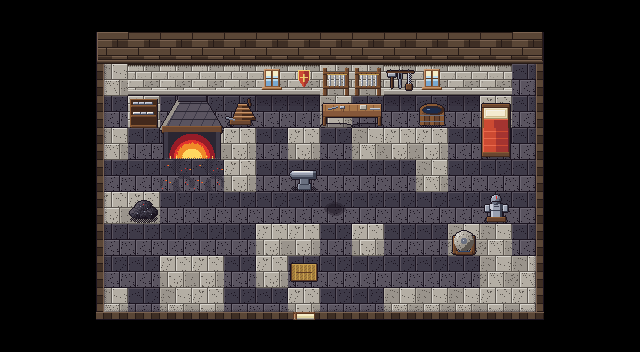

Rendered tile map (Tiled .tmx) drawn with the repository's tilesets; below, a short description and the full map source, tile grids included:
An orthogonal 20x11 tile map with 32x32 px tiles, 4 tile layers (Sol, Decor, Murs, Dessus) and 9 objects (3x Marqueur, 2x Spawn, 2x Ramassable, Sortie, StatueCorbeau).

<map version="1.10" tiledversion="1.12.2" orientation="orthogonal" renderorder="right-down" width="20" height="11" tilewidth="32" tileheight="32" infinite="0" nextlayerid="6" nextobjectid="10">
 <properties>
  <property name="camera" value="ecran" />
 </properties>
 <tileset firstgid="1" source="../tilesets/interieurs.tsx" />
 <layer id="1" name="Sol" width="20" height="11">
  <data encoding="csv">
0,0,0,0,0,0,0,0,0,0,0,0,0,0,0,0,0,0,0,0,
0,0,0,0,0,0,0,0,0,0,0,0,0,0,0,0,0,0,0,0,
0,0,0,6,12,5,12,12,6,5,12,12,12,5,12,12,12,0,0,0,
0,0,0,12,6,12,12,12,12,12,6,12,12,12,12,5,12,0,0,0,
0,0,0,6,12,12,5,5,12,5,12,6,5,5,12,12,12,0,0,0,
0,0,0,12,12,12,12,5,12,12,12,12,12,6,12,12,12,0,0,0,
0,0,0,5,5,12,12,12,12,12,12,12,12,12,12,12,12,0,0,0,
0,0,0,12,12,12,12,12,5,5,12,5,12,12,6,6,12,0,0,0,
0,0,0,12,12,5,5,12,5,12,12,12,12,12,12,6,6,0,0,0,
0,0,0,6,12,6,5,12,12,5,12,12,6,6,6,5,5,0,0,0,
0,0,0,0,0,0,0,0,0,0,0,0,0,0,0,0,0,0,0,0
</data>
 </layer>
 <layer id="2" name="Decor" width="20" height="11">
  <data encoding="csv">
0,0,0,0,0,0,0,0,0,0,0,0,0,0,0,0,0,0,0,0,
0,0,0,0,0,0,0,0,0,0,0,0,0,0,0,0,0,0,0,0,
0,0,0,0,0,0,0,0,0,0,0,0,0,0,0,0,0,0,0,0,
0,0,0,0,0,0,0,0,15,15,0,0,15,0,15,0,0,0,0,0,
0,0,0,0,0,0,0,0,0,0,0,0,0,0,0,0,0,0,0,0,
0,0,0,0,0,13,13,0,0,0,0,0,0,0,0,0,0,0,0,0,
0,0,0,0,0,0,0,0,0,0,198,0,0,0,0,0,0,0,0,0,
0,0,0,0,0,0,0,0,0,0,0,0,0,0,0,0,0,0,0,0,
0,0,0,0,0,0,0,0,0,194,0,0,0,0,0,0,0,0,0,0,
0,0,0,0,0,0,0,0,0,0,0,0,0,0,0,0,0,0,0,0,
0,0,0,0,0,0,0,0,0,0,0,0,0,0,0,0,0,0,0,0
</data>
 </layer>
 <layer id="3" name="Murs" width="20" height="11">
  <data encoding="csv">
0,0,0,0,0,0,0,0,0,0,0,0,0,0,0,0,0,0,0,0,
0,0,0,37,33,33,33,33,33,33,33,33,33,33,33,33,38,0,0,0,
0,0,0,39,34,34,34,34,35,36,90,90,34,35,34,34,40,0,0,0,
0,0,0,39,95,81,82,86,0,0,87,88,0,89,0,153,40,0,0,0,
0,0,0,39,0,83,84,0,0,0,0,0,0,0,0,154,40,0,0,0,
0,0,0,39,0,0,0,0,0,85,0,0,0,0,0,0,40,0,0,0,
0,0,0,39,92,0,0,0,0,0,0,0,0,0,0,94,40,0,0,0,
0,0,0,39,0,0,0,0,0,0,0,0,0,0,93,0,40,0,0,0,
0,0,0,39,0,0,0,0,0,0,0,0,0,0,0,0,40,0,0,0,
0,0,0,42,41,41,41,41,41,44,41,41,41,41,41,41,43,0,0,0,
0,0,0,0,0,0,0,0,0,0,0,0,0,0,0,0,0,0,0,0
</data>
 </layer>
 <objectgroup id="4" name="Objets">
  <object id="1" type="Sortie" x="288" y="288" width="32" height="32">
   <properties>
    <property name="cible_carte" value="res://scenes/rooms/village_room.tscn" />
    <property name="cible_spawn" value="depuis_forge" />
    <property name="godot_node_type" value="area" />
   </properties>
  </object>
  <object id="2" type="Spawn" x="304" y="272">
   <properties>
    <property name="id" value="depuis_village" />
   </properties>
   <point />
  </object>
  <object id="3" type="StatueCorbeau" x="304" y="176">
   <properties>
    <property name="id" value="village_statue_forge" />
   </properties>
   <point />
  </object>
  <object id="4" type="Marqueur" x="336" y="176">
   <properties>
    <property name="id" value="corvan_forge" />
   </properties>
   <point />
  </object>
  <object id="5" type="Marqueur" x="272" y="208">
   <properties>
    <property name="id" value="isolde_forge" />
   </properties>
   <point />
  </object>
  <object id="6" type="Ramassable" x="176" y="208">
   <properties>
    <property name="id" value="village_charbon_01" />
    <property name="contenu" value="charbon" />
    <property name="etape_max" value="0" />
   </properties>
   <point />
  </object>
  <object id="7" type="Ramassable" x="208" y="208">
   <properties>
    <property name="id" value="village_charbon_02" />
    <property name="contenu" value="charbon" />
    <property name="etape_max" value="0" />
   </properties>
   <point />
  </object>
  <object id="8" type="Marqueur" x="304" y="240">
   <properties>
    <property name="id" value="traces_forge" />
   </properties>
   <point />
  </object>
  <object id="9" type="Spawn" x="208" y="176">
   <properties>
    <property name="id" value="depuis_chateau" />
   </properties>
   <point />
  </object>
 </objectgroup>
 <layer id="5" name="Dessus" width="20" height="11">
  <data encoding="csv">
0,0,0,0,0,0,0,0,0,0,0,0,0,0,0,0,0,0,0,0,
0,0,0,0,0,0,0,0,0,0,0,0,0,0,0,0,0,0,0,0,
0,0,0,0,0,0,0,0,0,0,0,0,91,0,0,0,0,0,0,0,
0,0,0,0,0,0,0,0,0,0,0,0,0,0,0,0,0,0,0,0,
0,0,0,0,0,0,0,0,0,0,0,0,0,0,0,0,0,0,0,0,
0,0,0,0,0,0,0,0,0,0,0,0,0,0,0,0,0,0,0,0,
0,0,0,0,0,0,0,0,0,0,0,0,0,0,0,0,0,0,0,0,
0,0,0,0,0,0,0,0,0,0,0,0,0,0,0,0,0,0,0,0,
0,0,0,0,0,0,0,0,0,0,0,0,0,0,0,0,0,0,0,0,
0,0,0,0,0,0,0,0,0,0,0,0,0,0,0,0,0,0,0,0,
0,0,0,0,0,0,0,0,0,0,0,0,0,0,0,0,0,0,0,0
</data>
 </layer>
</map>
